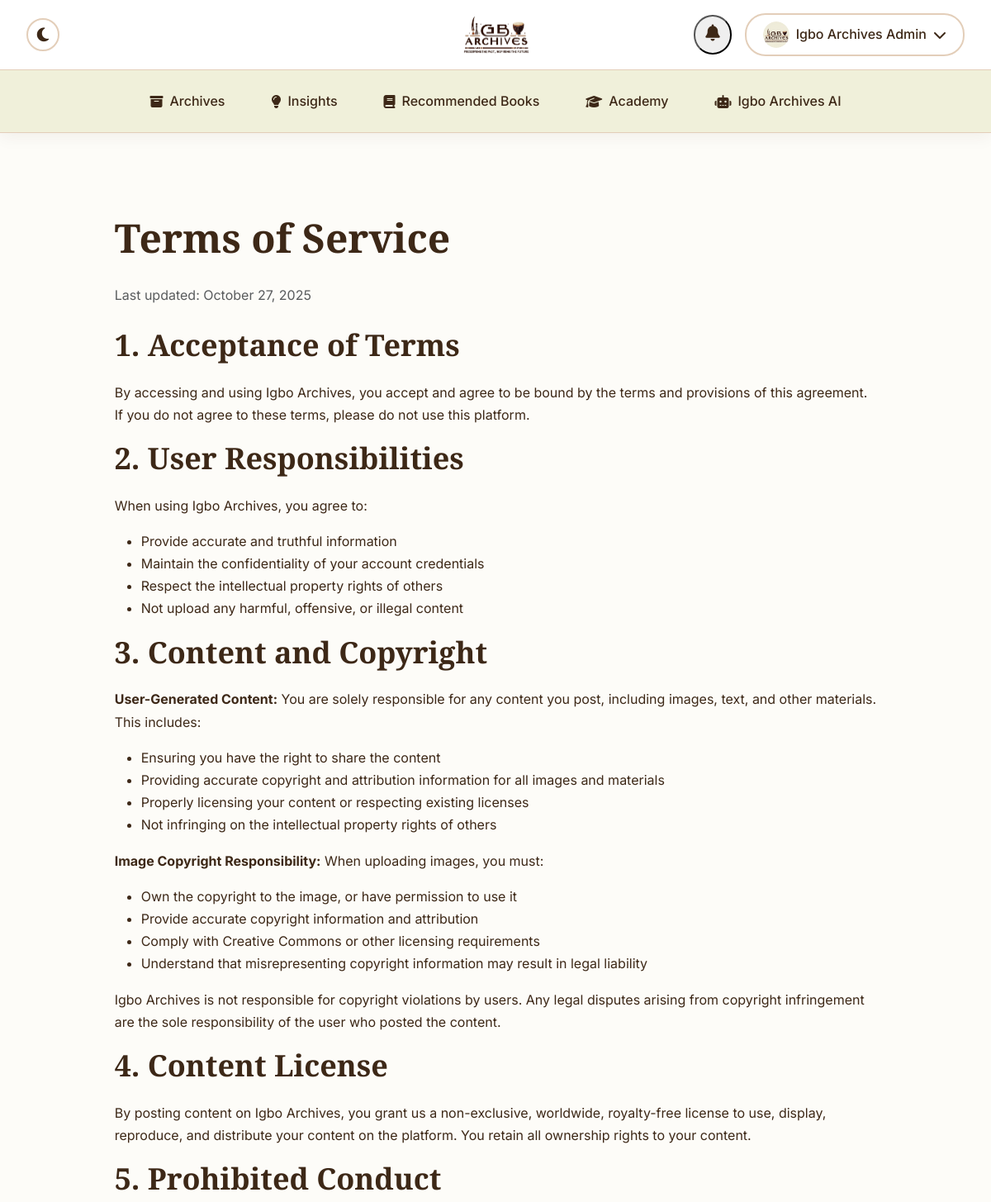
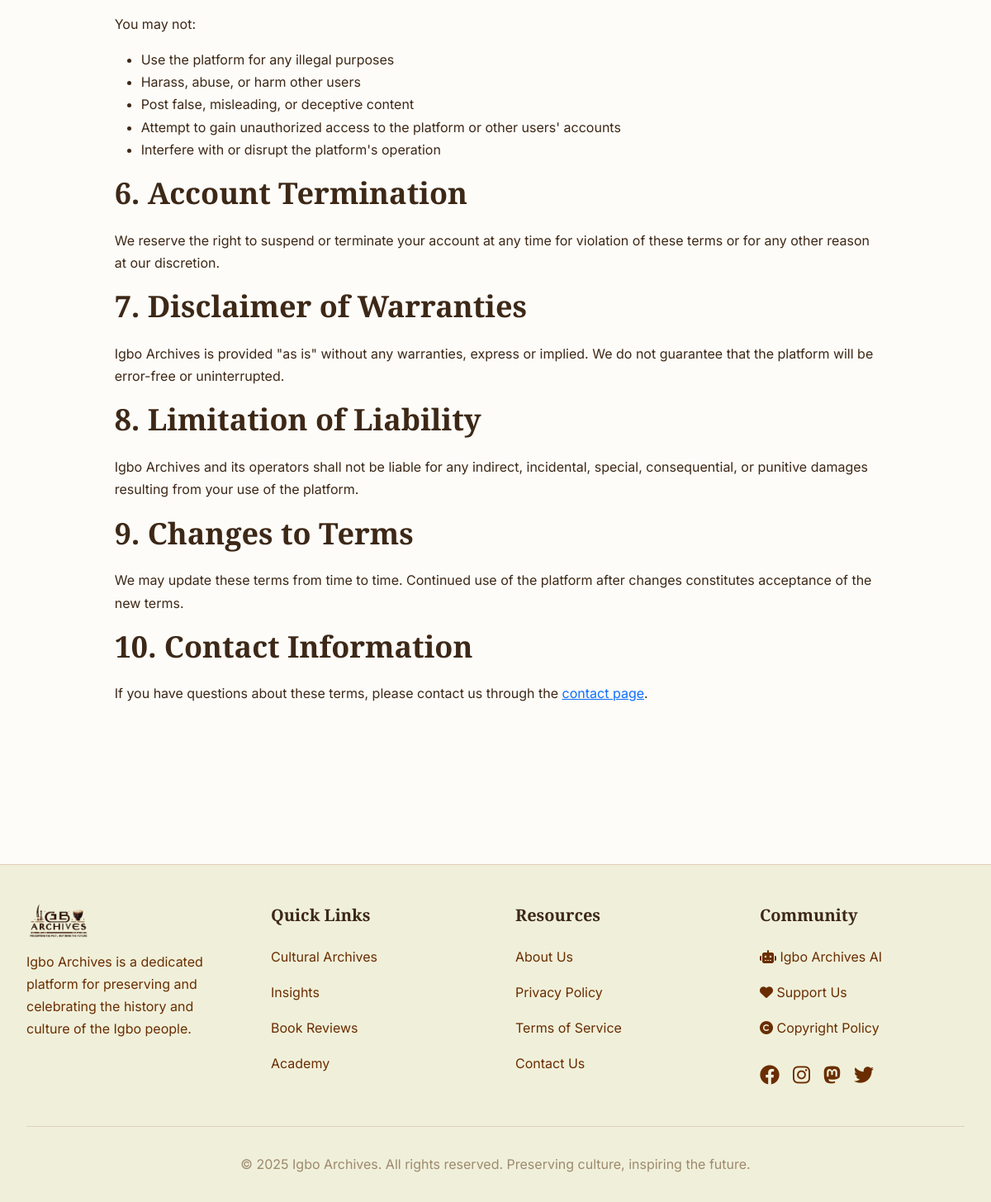
Page /terms/ (signed in) on the committed database (2 pictures, top to bottom).
### users/models.py (models this page shows, shortened)
class CustomUser(AbstractUser):
    full_name = models.CharField(max_length=200, blank=True)
    bio = models.TextField(blank=True)
    profile_picture = models.ImageField(upload_to='profile_pictures/', blank=True, null=True)
    social_links = models.JSONField(default=dict, blank=True)
    def get_display_name(self):
        return self.full_name or (self.email.split('@')[0] if self.email else self.username)

### core/views.py (the view)
# urls.py: path('terms/', views.terms_of_service, name='terms'),
def terms_of_service(request):
    return render(request, 'core/pages/terms.html', {'current_date': timezone.now()})

### core/context_processors.py (called while the page is built)
def pwa_settings(request):
    return {
        'VAPID_PUBLIC_KEY': getattr(settings, 'VAPID_PUBLIC_KEY', ''),
    }

def monetization_settings(request):
    return {
        'ENABLE_ADSENSE': getattr(settings, 'ENABLE_ADSENSE', False),
        'GOOGLE_ADSENSE_CLIENT_ID': getattr(settings, 'GOOGLE_ADSENSE_CLIENT_ID', ''),
        'ENABLE_DONATIONS': getattr(settings, 'ENABLE_DONATIONS', False),
        'STRIPE_PUBLIC_KEY': getattr(settings, 'STRIPE_PUBLIC_KEY', ''),
    }

### core/templates/core/pages/terms.html (shortened to what this page needs)
{% extends 'base.html' %}
{% block content %}
<div class="container my-5">
    <div class="row">
        <div class="col-lg-10 mx-auto">
            <h1 class="mb-4">Terms of Service</h1>
            <p class="text-muted">Last updated: {{ current_date|date:"F d, Y" }}</p>
            <div class="mt-4">
                <h2>1. Acceptance of Terms</h2>
                <p>By accessing and using Igbo Archives, you accept and agree to be bound by the terms and provisions of this agreement. If you do not agree to these terms, please do not use this platform.</p>
                <h2>2. User Responsibilities</h2>
                <p>When using Igbo Archives, you agree to:</p>
                <ul>
                    <li>Provide accurate and truthful information</li>
                    <li>Maintain the confidentiality of your account credentials</li>
                    <li>Respect the intellectual property rights of others</li>
                    <li>Not upload any harmful, offensive, or illegal content</li>
                </ul>
                <h2>3. Content and Copyright</h2>
                <p><strong>User-Generated Content:</strong> You are solely responsible for any content you post, including images, text, and other materials. This includes:</p>
                <ul>
                    <li>Ensuring you have the right to share the content</li>
                    <li>Providing accurate copyright and attribution information for all images and materials</li>
                    <li>Properly licensing your content or respecting existing licenses</li>
                    <li>Not infringing on the intellectual property rights of others</li>
                </ul>
                <p><strong>Image Copyright Responsibility:</strong> When uploading images, you must:</p>
                <ul>
                    <li>Own the copyright to the image, or have permission to use it</li>
                    <li>Provide accurate copyright information and attribution</li>
                    <li>Comply with Creative Commons or other licensing requirements</li>
                    <li>Understand that misrepresenting copyright information may result in legal liability</li>
                </ul>
                <p>Igbo Archives is not responsible for copyright violations by users. Any legal disputes arising from copyright infringement are the sole responsibility of the user who posted the content.</p>
                <h2>4. Content License</h2>
                <p>By posting content on Igbo Archives, you grant us a non-exclusive, worldwide, royalty-free license to use, display, reproduce, and distribute your content on the platform. You retain all ownership rights to your content.</p>
                <h2>5. Prohibited Conduct</h2>
                <p>You may not:</p>
                <ul>
                    <li>Use the platform for any illegal purposes</li>
                    <li>Harass, abuse, or harm other users</li>
                    <li>Post false, misleading, or deceptive content</li>
                    <li>Attempt to gain unauthorized access to the platform or other users' accounts</li>
                    <li>Interfere with or disrupt the platform's operation</li>
                </ul>
                <h2>6. Account Termination</h2>
                <p>We reserve the right to suspend or terminate your account at any time for violation of these terms or for any other reason at our discretion.</p>
                <h2>7. Disclaimer of Warranties</h2>
                <p>Igbo Archives is provided "as is" without any warranties, express or implied. We do not guarantee that the platform will be error-free or uninterrupted.</p>
                <h2>8. Limitation of Liability</h2>
                <p>Igbo Archives and its operators shall not be liable for any indirect, incidental, special, consequential, or punitive damages resulting from your use of the platform.</p>
                <h2>9. Changes to Terms</h2>
                <p>We may update these terms from time to time. Continued use of the platform after changes constitutes acceptance of the new terms.</p>
                <h2>10. Contact Information</h2>
                <p>If you have questions about these terms, please contact us through the <a href="{% url 'core:contact' %}">contact page</a>.</p>
            </div>
        </div>
    </div>
</div>
{% endblock %}

### core/templates/base.html (shortened to what this page needs)
{% load static %}
{% load pwa %}
<!DOCTYPE html>
<html lang="en">
<head>
    <link href="https://cdn.jsdelivr.net/npm/bootstrap@5.3.0/dist/css/bootstrap.min.css" rel="stylesheet">
    <link rel="stylesheet" href="https://cdnjs.cloudflare.com/ajax/libs/font-awesome/6.4.0/css/all.min.css">
    <link rel="stylesheet" href="{% static 'css/style.css' %}">
    <link rel="stylesheet" href="{% static 'css/notifications.css' %}">
</head>
<body>
    <div class="sticky-header-wrapper">
        <header class="main-header">
            <div class="header-container">
                <button class="dark-mode-toggle" aria-label="Toggle dark mode" id="darkModeToggle">
                    <i class="fas fa-moon"></i>
                </button>
                <a class="logo-container" href="/">
                    <img src="{% static 'images/logos/logo-light.png' %}" alt="Igbo Archives" class="logo-image logo-light">
                </a>
                <div class="user-menu">
                    {% if user.is_authenticated %}
                        <div class="notification-bell-container">
                            <button class="notification-bell" id="notificationBell" aria-label="Notifications">
                                <i class="fas fa-bell"></i>
                            </button>
                        </div>
                        <button class="profile-button" id="profileButton">
                            {% if user.profile_picture %}
                            <div class="profile-icon profile-icon-image">
                                <img src="{{ user.profile_picture.url }}" alt="{{ user.get_display_name }}">
                            </div>
                            {% else %}
                            <div class="profile-icon">{{ user.get_display_name|slice:":1"|upper }}</div>
                            {% endif %}
                            <span class="d-none d-sm-inline">{{ user.get_display_name }}</span>
                            <i class="fas fa-chevron-down"></i>
                        </button>
                    {% else %}
                        <a href="/accounts/login/" class="login-button">
                            <i class="fas fa-sign-in-alt"></i> Login
                        </a>
                    {% endif %}
                </div>
            </div>
        </header>
        <nav class="desktop-nav">
            <div class="nav-container">
                <a href="/archives/" class="nav-link {% if request.path == '/archives/' or request.path == '/' %}active{% endif %}">
                    <i class="fas fa-archive"></i> Archives
                </a>
                <a href="/insights/" class="nav-link {% if '/insights/' in request.path %}active{% endif %}">
                    <i class="fas fa-lightbulb"></i> Insights
                </a>
                <a href="/books/" class="nav-link {% if '/books/' in request.path %}active{% endif %}">
                    <i class="fas fa-book"></i> Recommended Books
                </a>
                <a href="/academy/" class="nav-link {% if '/academy/' in request.path %}active{% endif %}">
                    <i class="fas fa-graduation-cap"></i> Academy
                </a>
                <a href="https://ai.igboarchives.com.ng" class="nav-link" target="_blank" rel="noopener noreferrer">
                    <i class="fas fa-robot"></i> Igbo Archives AI
                </a>
            </div>
        </nav>
    </div>
    <main class="container-main">
        {% block content %}
        {% endblock %}
    </main>
    <footer class="main-footer">
        <div class="footer-container">
            <div class="footer-grid">
                <div class="footer-section">
                    <div style="margin-bottom: 1rem;">
                        <img src="{% static 'images/logos/logo-light.png' %}" alt="Igbo Archives" class="logo-image logo-light" style="height: 40px; width: auto;">
                    </div>
                    <p style="color: var(--text-secondary); line-height: 1.7;">
                        Igbo Archives is a dedicated platform for preserving and celebrating the history and culture of the Igbo people.
                    </p>
                </div>
                <div class="footer-section">
                    <h3>Quick Links</h3>
                    <a href="/archives/" class="footer-link">Cultural Archives</a>
                    <a href="/insights/" class="footer-link">Insights</a>
                    <a href="/books/" class="footer-link">Book Reviews</a>
                    <a href="/academy/" class="footer-link">Academy</a>
                </div>
                <div class="footer-section">
                    <h3>Resources</h3>
                    <a href="/about/" class="footer-link">About Us</a>
                    <a href="/privacy/" class="footer-link">Privacy Policy</a>
                    <a href="/terms/" class="footer-link">Terms of Service</a>
                    <a href="/contact/" class="footer-link">Contact Us</a>
                </div>
                <div class="footer-section">
                    <h3>Community</h3>
                    <a href="https://ai.igboarchives.com.ng" class="footer-link" target="_blank" rel="noopener noreferrer">
                        <i class="fas fa-robot"></i> Igbo Archives AI
                    </a>
                    <a href="/donate/" class="footer-link">
                        <i class="fas fa-heart"></i> Support Us
                    </a>
                    <a href="/copyright/" class="footer-link">
                        <i class="fas fa-copyright"></i> Copyright Policy
                    </a>
                    <div class="footer-link" style="display: flex; align-items: center; gap: 1rem; padding: 0.5rem 0; margin-top: 0.5rem;">
                        <a href="https://www.facebook.com/IgboArchives/" target="_blank" rel="noopener noreferrer" style="color: var(--text-secondary); font-size: 1.5rem; transition: color 0.2s;">
                            <i class="fab fa-facebook"></i>
                        </a>
                        <a href="https://www.instagram.com/IgboArchives.com.ng/" target="_blank" rel="noopener noreferrer" style="color: var(--text-secondary); font-size: 1.5rem; transition: color 0.2s;">
                            <i class="fab fa-instagram"></i>
                        </a>
                        <a href="https://mastodon.social/@Igbo_Archives" target="_blank" rel="noopener noreferrer" style="color: var(--text-secondary); font-size: 1.5rem; transition: color 0.2s;">
                            <i class="fab fa-mastodon"></i>
                        </a>
                        <a href="https://twitter.com/IgboArchives" target="_blank" rel="noopener noreferrer" style="color: var(--text-secondary); font-size: 1.5rem; transition: color 0.2s;">
                            <i class="fab fa-twitter"></i>
                        </a>
                    </div>
                </div>
            </div>
            <div class="footer-bottom">
                <p>&copy; 2025 Igbo Archives. All rights reserved. Preserving culture, inspiring the future.</p>
            </div>
        </div>
    </footer>
</body>
</html>

### core/static/css/notifications.css (style rules this page uses)
.notification-bell { position: relative; cursor: pointer; padding: 8px 12px; border-radius: 50%; transition: background-color 0.2s; }
.notification-bell i { font-size: 1.25rem; color: var(--text-primary); }

### rows in the picture
CustomUser: profile_picture (picture), get_display_name "Igbo Archives Admin"
